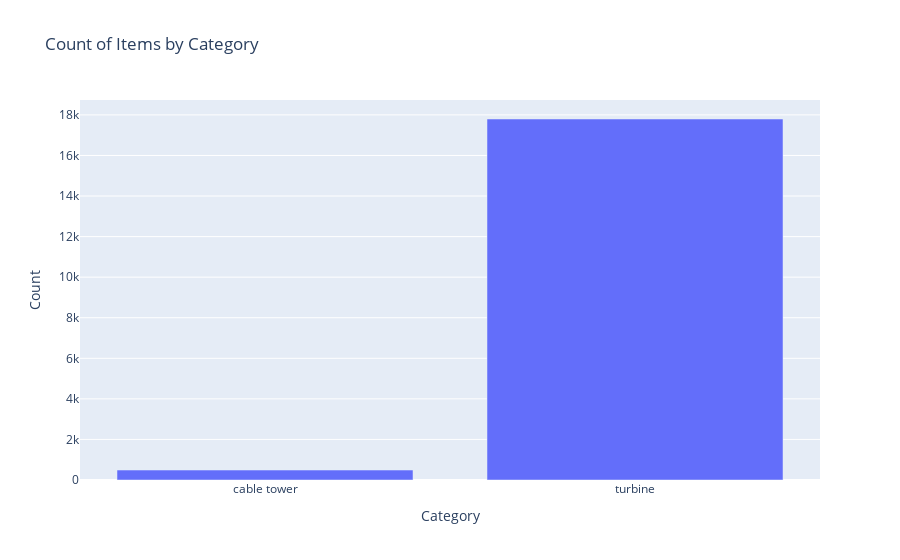
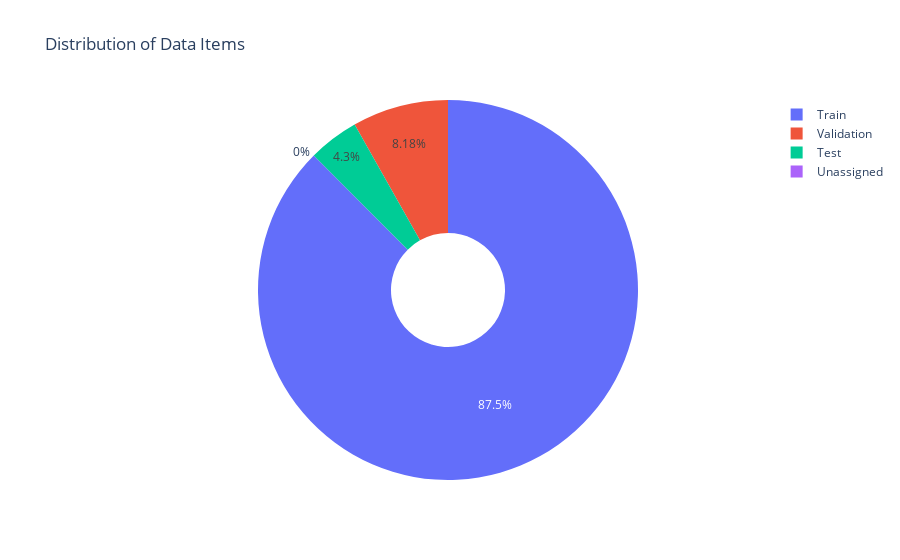

Notebook code for these charts, in order:
### Code cell
import plotly.graph_objects as go
import pandas as pd
import plotly.io as pio


# Convert the histogram data to a DataFrame
df = pd.DataFrame(dataset_summary['histogram'])

# Bar chart for counts by category
fig1 = go.Figure(data=[go.Bar(x=df['label'], y=df['count'])])
fig1.update_layout(
    title='Count of Items by Category',
    xaxis_title='Category',
    yaxis_title='Count'
)

# Pie chart for distribution of data items
fig2 = go.Figure(data=[go.Pie(
    labels=['Test', 'Train', 'Unassigned', 'Validation'],
    values=[dataset_summary['testDataItemCount'], dataset_summary['trainDataItemCount'], dataset_summary['unassignedDataItemCount'], dataset_summary['valDataItemCount']],
    hole=0.3
)])
fig2.update_layout(
    title='Distribution of Data Items'
)

# Display the figures
fig1.show()
fig2.show()

### Figure 1 — Plotly figure (JSON) as saved in the notebook; plotly's stock layout.template omitted (floating-point values rounded to 4 significant figures)
{"data": [{"type": "bar", "x": ["cable tower", "turbine"], "y": [491, 17798]}], "layout": {"title": {"text": "Count of Items by Category"}, "xaxis": {"title": {"text": "Category"}}, "yaxis": {"title": {"text": "Count"}}}}

### Figure 2 — Plotly figure (JSON) as saved in the notebook; plotly's stock layout.template omitted (floating-point values rounded to 4 significant figures)
{"data": [{"hole": 0.3, "labels": ["Test", "Train", "Unassigned", "Validation"], "type": "pie", "values": [130, 2643, 0, 247]}], "layout": {"title": {"text": "Distribution of Data Items"}}}
